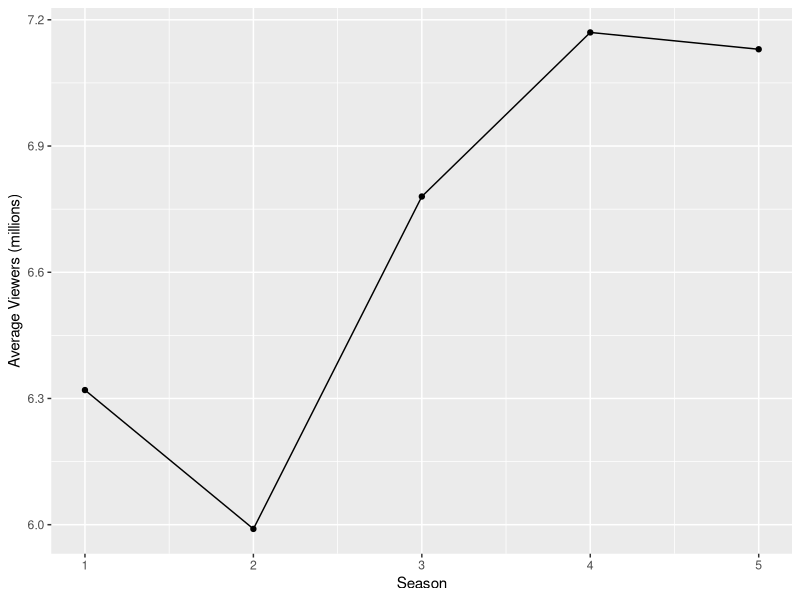
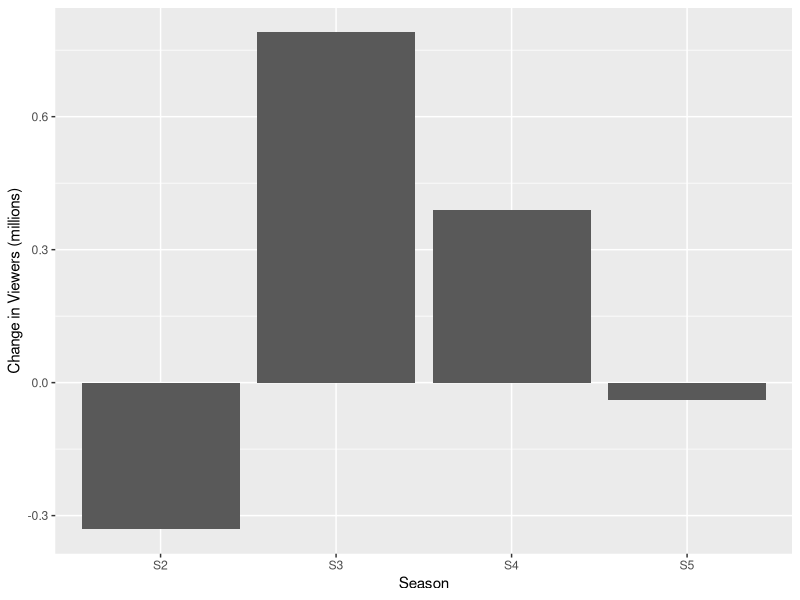

Recreate these plots in R, in order.
## ---- chunk 1
#| label: viewership-over-time
#| fig-cap: "Average UK Viewership by Season"

library(ggplot2)

data <- data.frame(
  Season = 1:5,
  Viewers = c(6.32, 5.99, 6.78, 7.17, 7.13)
)

ggplot(data, aes(x = Season, y = Viewers)) +
  geom_line() +
  geom_point() +
  labs(x = "Season", y = "Average Viewers (millions)")
## ---- chunk 2
#| label: viewership-change
#| fig-cap: "Change in Viewership Between Seasons"

change <- diff(c(6.32, 5.99, 6.78, 7.17, 7.13))
data_change <- data.frame(
  Season = paste0("S", 2:5),
  Change = change
)

ggplot(data_change, aes(x = Season, y = Change)) +
  geom_col() +
  labs(x = "Season", y = "Change in Viewers (millions)")
